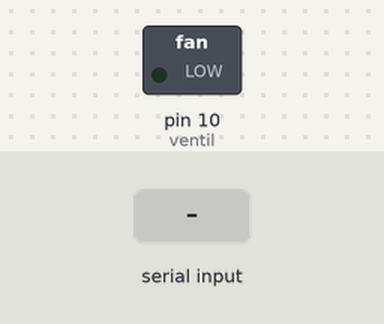
This sketch was run on a simulated Arduino Uno, built with avr-gcc and run on an emulated ATmega328P. Shown: switched loads named in the sketch (green lamp = pin HIGH). The inputs (shaded band) are chosen by the test bench.

Above: at 1.2 s.
1.3 s: "Ventil_ON$\n" received over Serial
At 2.1 s:
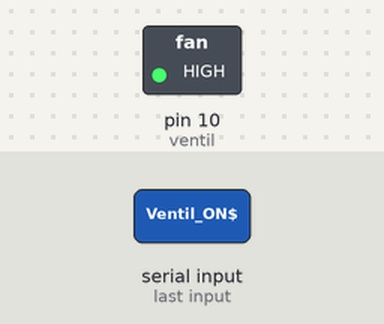
6.6 s: "Ventil_OFF$\n" received over Serial
At 7.4 s:
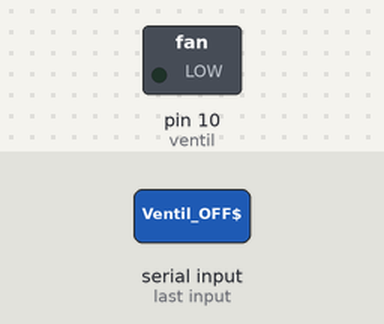
Timing chart, 0 to 9.1 s (numbered marks = the images above; inputs shaded):
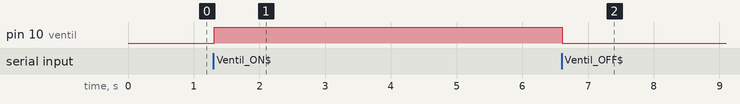

The sketch:

Test_temperature_humidite_lum_ventil_apres_requete.ino
```cpp
#include <OneWire.h>
#include "DHT.h"


/* DHT22 */
const int dhtpin = 9;
DHT dht(dhtpin, DHT22);

/* Broche du bus 1-Wire */
const byte BROCHE_ONEWIRE = 7;
String temp="";
OneWire ds(BROCHE_ONEWIRE);


/* Photoresistannce */
const int photoresistance =0;

/* Ventilateur */
const int ventil=10;

/* Code de retour de la fonction getTemperature() */
enum DS18B20_RCODES {
  READ_OK,  // Lecture ok
  NO_SENSOR_FOUND,  // Pas de capteur
  INVALID_ADDRESS,  // Adresse reçue invalide
  INVALID_SENSOR  // Capteur invalide (pas un DS18B20)
};


/*
 * Fonction de lecture de la température via un capteur DS18B20.
 */
byte getTemperature(float *temperature, byte reset_search) {
  byte data[9], addr[8];
  // data[] : Données lues depuis le scratchpad
  // addr[] : Adresse du module 1-Wire détecté

  /* Reset le bus 1-Wire ci nécessaire (requis pour la lecture du premier capteur) */
  if (reset_search) {
    ds.reset_search();
  }

  /* Recherche le prochain capteur 1-Wire disponible */
  if (!ds.search(addr)) {
    // Pas de capteur
    return NO_SENSOR_FOUND;
  }

  /* Vérifie que l'adresse a été correctement reçue */
  if (OneWire::crc8(addr, 7) != addr[7]) {
    // Adresse invalide
    return INVALID_ADDRESS;
  }

  /* Vérifie qu'il s'agit bien d'un DS18B20 */
  if (addr[0] != 0x28) {
    // Mauvais type de capteur
    return INVALID_SENSOR;
  }

  /* Reset le bus 1-Wire et sélectionne le capteur */
  ds.reset();
  ds.select(addr);

  /* Lance une prise de mesure de température et attend la fin de la mesure */
  ds.write(0x44, 1);
  delay(800);

  /* Reset le bus 1-Wire, sélectionne le capteur et envoie une demande de lecture du scratchpad */
  ds.reset();
  ds.select(addr);
  ds.write(0xBE);

 /* Lecture du scratchpad */
  for (byte i = 0; i < 9; i++) {
    data[i] = ds.read();
  }

  /* Calcul de la température en degré Celsius */
  *temperature = (int16_t) ((data[1] << 8) | data[0]) * 0.0625;

  // Pas d'erreur
  return READ_OK;
}


void setup() {
  Serial.begin(9600);
  pinMode(ventil,OUTPUT);
  digitalWrite(ventil,LOW);
}


void loop() {

    // LECTURE PORT SERIE ----------------------------------------------------
    String requete= "";
    char carlu = 0;

    // On lit les caractères tant qu'il y en a qui sont envoyé dans le port Série.
    if(Serial.available()) // tant qu'il y a des caractères à lire
    {
        carlu = Serial.read(); // on lit le caractère
        if (carlu!='\n')
        {
        temp=temp+carlu; // Si ce n'est pas un retour charriot alors on le concatène dans le String "temp"
        }
        if (carlu=='$')//Si le caractère est un '$' il s'agit du caractère de fin de commande
        {
          requete=temp; //La requete devient le "temp"
          temp=""; //On vide le "temp"
        }
    }

    if (requete!="")
    {
          if (requete=="T1$")//Si la requete est d'accéder à la température alors on allume la LED 0,5s et on renvoit la température
          {

            float temperature;

            /* Lit la température ambiante à ~1Hz */
            if (getTemperature(&temperature, true) != READ_OK) {
              Serial.println(F("Erreur de lecture du capteur"));
            }
            else
            {
              Serial.println(temperature, 2);
             }
          }
          else if (requete=="Hum$")
          {
            float hum=dht.readHumidity();
            if (isnan(hum))
            {
              Serial.println("Erreur de lecture du capteur");
            }
            else
            {
              Serial.println(hum);
            }
          }
          else if (requete=="T2$")
          {
            float temp=dht.readTemperature();
            if (isnan(temp))
            {
              Serial.println("Erreur de lecture du capteur");
            }
            else
            {
              Serial.println(temp);
            }
          }
          else if (requete=="Lum$")
          {
            int lum=analogRead(photoresistance);
            Serial.println(lum);
          }
          else if (requete=="Ventil_ON$")
          {
            digitalWrite(ventil,HIGH);
          }
          else if (requete=="Ventil_OFF$")
          {
            digitalWrite(ventil,LOW);
          }
          else
          {
            Serial.println("Requete inconnue");
          }
          requete ="";

     }
}
```

Measured:
- after the input at 1.3 s, pin 10 (ventil): LOW → HIGH at once
- after the input at 6.6 s, pin 10 (ventil): HIGH → LOW at once
